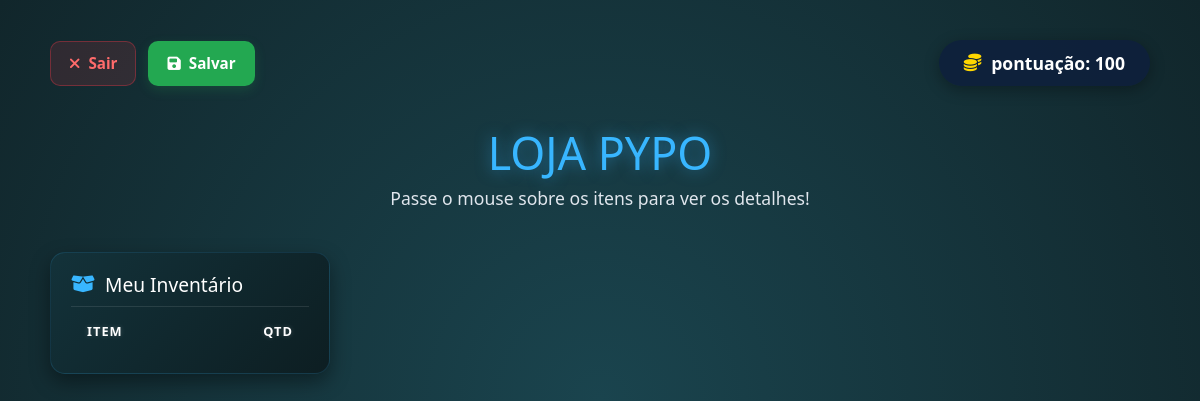
Before: /loja (signed in) with the older database file.
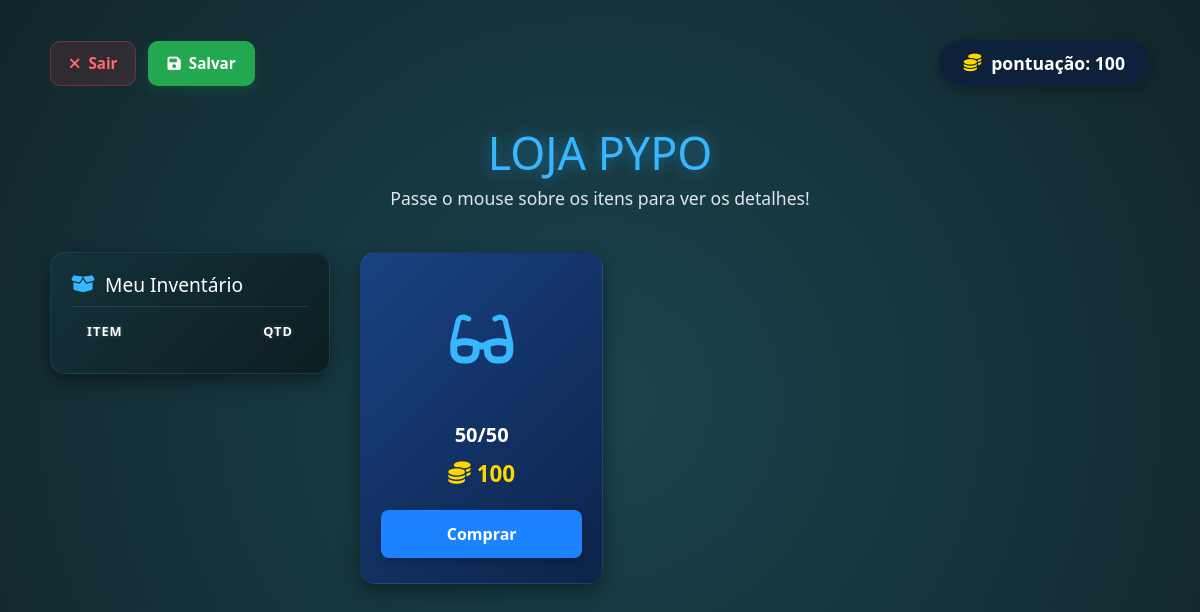
After: the same page with the newer database file.
### models/ItemModel.py (models this page shows)
class ItemModel(bd.Model):
   __tablename__ = 'Item'
   idItem = bd.Column(bd.Integer, primary_key=True, autoincrement=True)
   nome = bd.Column(bd.String(25), nullable=False)
   descricao = bd.Column(bd.String(99), nullable=False)
   valor = bd.Column(bd.Integer, nullable=False)
   def __repr__(self):
        return'<Item %r>' % self.nome

### views_funcionalidades.py (the view)
@app.route('/loja')
def loja():
    oItemController = ItemController()
    return oItemController.loja()

### app.py (called while the page is built)
@event.listens_for(Engine, "connect")
def set_sqlite_pragma(dbapi_connection, connection_record):
    cursor = dbapi_connection.cursor()
    cursor.execute("PRAGMA foreign_keys=ON")
    cursor.close()

### controllers/ItemController.py (called while the page is built)
    def loja(self):
        oItemService = ItemService()
        return oItemService.loja()

### dao/EstoqueDao.py (called while the page is built)
    def carregarEstoqueUsuario(self, idUsuario):
       return bd.session.query(ItemModel.nome, EstoqueModel.qtd).join(EstoqueModel, ItemModel.idItem == EstoqueModel.idItem).filter(EstoqueModel.idUsuario == idUsuario).all()

### dao/ItemDao.py (called while the page is built)
    def carregarItensLoja(self):
        listaItens = ItemModel.query.all()
        return listaItens

### dao/UsuarioDao.py (called while the page is built)
    def getPontuacao(self,idUsuario):
        usuario = UsuarioModel.query.filter_by(idUsuario=idUsuario).first()
        return usuario.pontuacao

### service/ItemService.py (called while the page is built)
    def verificarLogin(self):
        if 'usuario_logado' not in session or session['usuario_logado'] is None:
            flash('Faça login para acessar esta página', 'danger')
            return False
        return True

### views/ItemView.py (called while the page is built)
    def loja(self,listaItens,listaEstoque,pontuacao):
        return render_template('loja.html', listaItens=listaItens, listaEstoque=listaEstoque,pontuacao=pontuacao)

### templates/loja.html (shortened to what this page needs)
{% extends "template.html" %}
{% block cabecalho %}
    <link rel="stylesheet" href="{{ url_for('static', filename='styles/loja.css') }}"/>
    <link rel="stylesheet" href="https://cdnjs.cloudflare.com/ajax/libs/font-awesome/6.4.0/css/all.min.css">
{% endblock %}
{% block corpo %}
<div class="tela-loja-container">
    <div class="loja-header-actions">
        <div class="grupo-botoes-sair">
            <a href="{{ url_for('modulo') }}" class="botao-sair-cancelar" title="Sair sem salvar">
                <i class="fa-solid fa-xmark"></i> Sair
            </a>
           <button class="botao-sair-salvar" title="Salvar compras e sair">
                <i class="fa-solid fa-floppy-disk"></i> Salvar
            </button>
        </div>
        <div class="saldo-usuario">
            <i class="fa-solid fa-coins" style="color: #ffd700;"></i>
            <span id="pontuacao">pontuação: {{ pontuacao }}</span>
        </div>
    </div>
    <h1 class="titulo-loja">Loja Pypo</h1>
    <p class="subtitulo-loja">Passe o mouse sobre os itens para ver os detalhes!</p>
    <div class="layout-loja-corpo">
        <aside class="secao-inventario">
            <h2><i class="fa-solid fa-box-open"></i> Meu Inventário</h2>
            <div class="inventario-cabecalho">
                <span class="txt-coluna">Item</span>
                <span class="txt-coluna">Qtd</span>
            </div>
        </aside>
        <div class="grid-loja">
            {% for item in listaItens %}
            <div class="card-item">
                <div class="area-interativa">
                    <div class="icone-item">
                        <i class="fa-solid fa-glasses"></i>
                    </div>
                </div>
                <h3 class="nome-item">{{ item.nome }}</h3>
                <div class="preco-item">
                    <i class="fa-solid fa-coins"></i>
                    <span>{{ item.valor }}</span>
                </div>
                <button class="botao-comprar {{ item.idItem }}">Comprar</button>
            </div>
            {% endfor %}
        </div>
    </div>
</div>
{% endblock %}

Changed rows visible on the page:
added ItemModel: nome "50/50", valor "100"
